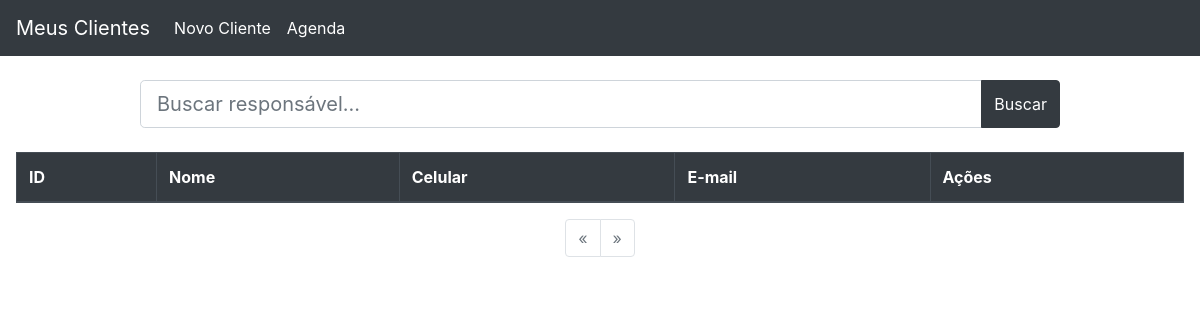
/crianca/listar_resp, run on an earlier commit of the app's database.
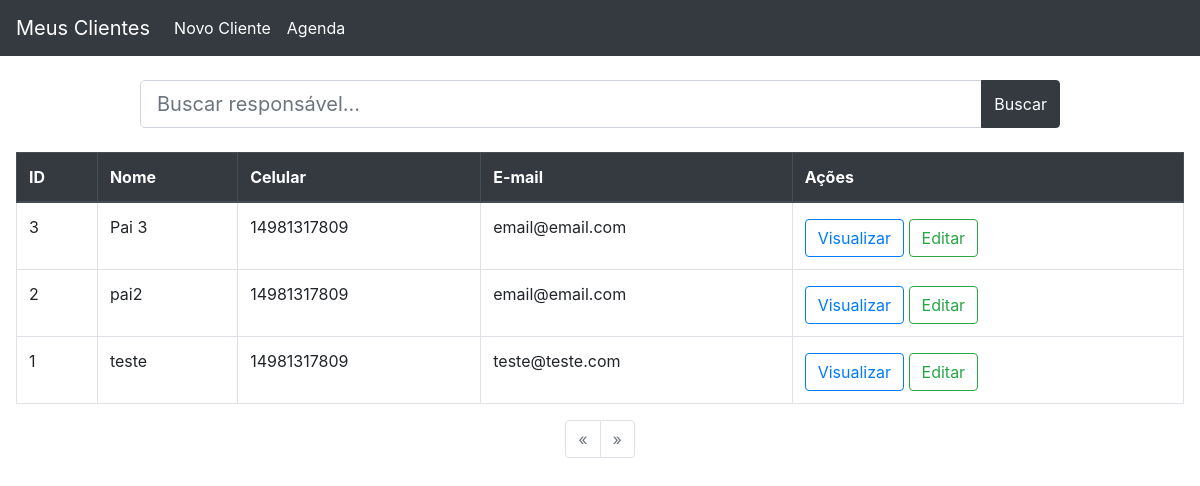
And on a later commit of the database.
### clientes/models.py (models this page shows, shortened)
class Pais(models.Model):
    pai_nome = models.CharField("Nome Completo", max_length=250)
    pai_rg = models.CharField("RG", max_length=250)
    pai_cpf = BRCPFField('CPF')
    pai_celular = models.CharField('Celular', max_length=15)
    pai_cep = BRPostalCodeField('CEP')
    pai_endereco = models.CharField('Endereço', max_length=250)
    pai_num_casa = models.CharField('Número', max_length=250)
    pai_complemento_casa = models.CharField('Complemento', max_length=250, blank=True)
    pai_bairro = models.CharField('Bairro', max_length=250)
    pai_cidade = models.CharField('Cidade', max_length=250)
    pai_uf = BRStateField('UF')
    pai_email = models.EmailField('Email')
    class Meta:
        db_table = "pais"
        ordering = ('pai_nome',)
        verbose_name = "pais"
        verbose_name_plural = "pais"

### clientes/views.py (the view)
# urls.py: path('listar_resp', listar_resp, name='listar_resp'),
def listar_resp(request):
    busca = request.GET.get('busca')
    if busca:
        pais_list = Pais.objects.filter(
            pai_nome__icontains=busca).order_by('pai_nome')
    else:
        pais_list = Pais.objects.all().order_by('pai_nome')
    paginacao = Paginator(pais_list, 10)
    pagina = request.GET.get('page')
    pais = paginacao.get_page(pagina)
    context = {
        'pais':pais
    }
    return render(request, 'responsavel/listar_resp.html', context)

### templates/responsavel/listar_resp.html (shortened to what this page needs)
{% extends "base.html" %}
{% block main %}
<div class="container" id="areabusca">
	<div class="row justify-content-center mb-4 mt-4">
		<div class="col-10">
			<form>
				<div class="input-group">
					<input type="text" class="form-control form-control-lg" name="busca" id="busca" type="text"
						placeholder="Buscar responsável..." value="{{ request.GET.busca }}">
					<div class="input-group-append">
						<button class="btn btn-dark" type="submit"> Buscar</button>
					</div>
				</div>
			</form>
		</div>
	</div>
</div>
<div class="table-responsive-md">
	<table class="table table-hover table-bordered">
		<thead class="thead-dark">
			<tr>
				<th scope="col">ID</th>
				<th scope="col">Nome</th>
				<th scope="col">Celular</th>
				<th scope="col">E-mail</th>
				<th scope="col">Ações</th>
			</tr>
		</thead>
		<tbody>
			{% for pais in pais %}
			<tr>
				<td>{{ pais.id }} </th>
				<td>{{ pais.pai_nome }} </th>
				<td>{{ pais.pai_celular }} </td>
				<td>{{ pais.pai_email }} </td>
				<td>
					<a href=" {% url "visualizar_resp" pais.pk %}" class="btn btn-outline-primary mt-1" >  Visualizar </a>
					<a href="{% url "editar_resp" pais.id %} " class="btn btn-outline-success mt-1">  Editar </a>
				</td>
			</tr>
			{% endfor %}
		</tbody>
	</table>
</div>
<nav>
	<ul class="pagination justify-content-center">
		{% if responsaveis.has_previous %}
		<li class="page-item">
			<a class="page-link"
				href="?page={{ responsaveis.previous_page_number }}{% if request.GET.busca %}&busca={{ request.GET.busca }}{% endif %}"
				aria-label="Anterior">
				<span aria-hidden="true">&laquo;</span>
			</a>
		</li>
		{% else %}
		<li class="page-item disabled">
			<a class="page-link" aria-label="Anterior">
				<span aria-hidden="true">&laquo;</span>
			</a>
		</li>
		{% endif %}
		{% if responsaveis.has_next %}
		<li class="page-item">
			<a class="page-link"
				href="?page={{ responsaveis.next_page_number }}{% if request.GET.busca %}&busca={{ request.GET.busca }}{% endif %}"
				aria-label="Next">
				<span aria-hidden="true">&raquo;</span>
			</a>
		</li>
		{% else %}
		<li class="page-item disabled">
			<a class="page-link" aria-label="Next">
				<span aria-hidden="true">&raquo;</span>
			</a>
		</li>
		{% endif %}
	</ul>
</nav>
{% endblock main %}

What changed in the data, as far as the page shows it:
added Pais: id "3", pai_nome "Pai 3", pai_celular "14981317809", pai_email "email@email.com"
added Pais: id "2", pai_nome "pai2", pai_celular "14981317809", pai_email "email@email.com"
added Pais: id "1", pai_nome "teste", pai_celular "14981317809", pai_email "teste@teste.com"
